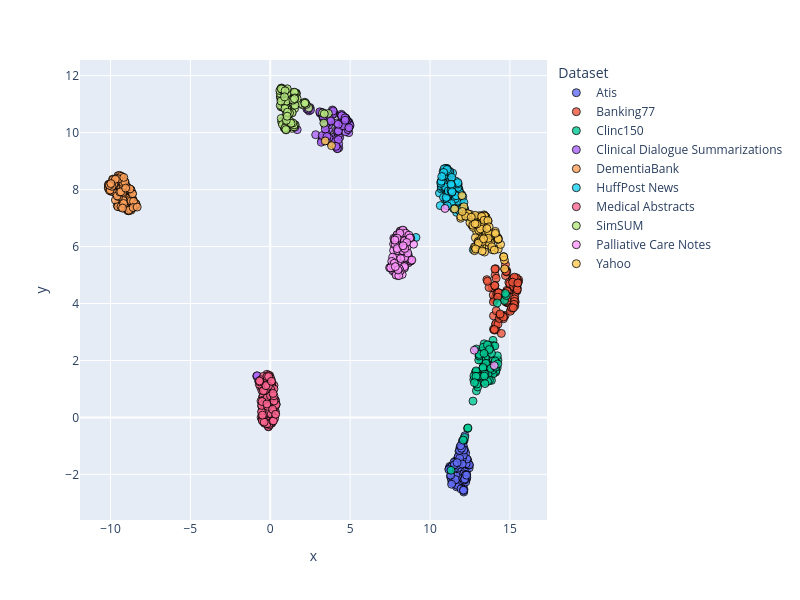

The cell this chart's notebook holds for it:
### Code cell
dimensionality_reduction_plots(file_paths="./outputsTest/*/mean_model_zero_shot_classification.csv", file_name = 'TestZero')

### Figure 1 — Plotly figure (JSON) as saved in the notebook; plotly's stock layout.template omitted (floating-point values rounded to 4 significant figures)
{"data": [{"customdata": [["atis_230"], ["atis_239"], ["atis_136"], ["atis_210"], ["atis_304"], ["atis_108"], ["atis_138"], ["atis_134"], ["atis_101"], ["atis_188"], ["atis_212"], ["atis_120"], ["atis_112"], ["atis_193"], ["atis_148"], ["atis_210"], ["atis_206"], ["atis_145"], ["atis_128"], ["atis_118"], ["atis_129"], ["atis_153"], ["atis_11"], ["atis_128"], ["atis_268"], ["atis_116"], ["atis_148"], ["atis_11"], ["atis_156"], ["atis_117"], ["atis_151"], ["atis_20"], ["atis_10"], ["atis_154"], ["atis_15"], ["atis_144"], ["atis_137"], ["atis_177"], ["atis_425"], ["atis_132"], ["atis_168"], ["atis_100"], ["atis_150"], ["atis_128"], ["atis_10"], ["atis_122"], ["atis_106"], ["atis_188"], ["atis_270"], ["atis_15"], ["atis_275"], ["atis_10"], ["atis_117"], ["atis_109"], ["atis_13"], ["atis_185"], ["atis_101"], ["atis_101"], ["atis_25"], ["atis_129"], ["atis_218"], ["atis_118"], ["atis_124"], ["atis_227"], ["atis_209"], ["atis_180"], ["atis_153"], ["atis_13"], ["atis_108"], ["atis_199"], ["atis_105"], ["atis_257"], ["atis_0"], ["atis_198"], ["atis_204"], ["atis_157"], ["atis_112"], ["atis_125"], ["atis_267"], ["atis_199"], ["atis_115"], ["atis_126"], ["atis_187"], ["atis_544"], ["atis_232"], ["atis_217"], ["atis_116"], ["atis_164"], ["atis_111"], ["atis_112"], ["atis_276"], ["atis_100"], ["atis_12"], ["atis_130"], ["atis_110"], ["atis_152"], ["atis_17"], ["atis_150"], ["atis_3"], ["atis_171"]], "hovertemplate": "Dataset=Atis<br>x=%{x}<br>y=%{y}<br>doc_id=%{customdata[0]}<extra></extra>", "legendgroup": "Atis", "marker": {"color": "#636efa", "line": {"color": "black", "width": 1}, "opacity": 0.8, "size": 8, "symbol": "circle"}, "mode": "markers", "name": "Atis", "orientation": "v", "showlegend": true, "type": "scatter", "x": [12.36, 12.14, 11.57, 11.88, 12.33, 12.1, 12.11, 11.74, 12.28, 11.86, 12.07, 11.51, 11.48, 12.43, 11.92, 12.1, 12.01, 12.12, 12.28, 11.66, 11.75, 12.15, 12.04, 12.17, 11.55, 11.98, 11.81, 11.46, 12.24, 12.29, 11.28, 11.57, 11.46, 11.99, 11.35, 11.28, 12.12, 11.88, 11.69, 11.82, 12.04, 12.26, 11.76, 11.24, 11.58, 11.39, 12.44, 11.2, 12.46, 11.64, 12.44, 11.68, 11.62, 12.17, 12.08, 12.11, 12.02, 11.6, 12.24, 11.55, 12.23, 11.94, 11.61, 11.26, 12.05, 12.3, 11.58, 12.11, 12.38, 12.34, 12.47, 11.39, 12.09, 12.26, 11.35, 11.35, 11.5, 12.24, 12.08, 11.3, 12.18, 11.71, 12.32, 12.02, 12.09, 11.86, 12.18, 12.02, 12.03, 11.53, 12.13, 12.21, 12.13, 11.18, 11.85, 12.18, 11.69, 11.97, 11.92, 12.29], "xaxis": "x", "y": [-1.508, -0.8064, -1.543, -1.047, -1.493, -0.7706, -2.617, -2.333, -1.873, -2.046, -2.15, -2.239, -1.715, -1.674, -1.066, -2.337, -2.253, -2.516, -2.155, -2.434, -1.412, -1.111, -2.238, -1.212, -1.772, -1.665, -1.187, -2.281, -1.251, -2.003, -2.08, -2.322, -2.249, -1.255, -2.199, -1.759, -2.067, -1.872, -2.381, -1.754, -1.013, -2.186, -1.377, -1.721, -2.18, -2.286, -1.679, -1.798, -1.769, -2.17, -1.664, -2.066, -1.564, -1.903, -1.165, -1.98, -2.227, -2.186, -2.007, -1.781, -2.17, -2.508, -1.623, -1.779, -2.133, -2.113, -1.66, -2.568, -1.656, -1.643, -1.663, -1.704, -2.554, -1.623, -1.731, -2.345, -1.575, -2.263, -0.995, -2.028, -0.6405, -1.677, -1.459, -1.443, -1.322, -1.436, -2.184, -1.636, -0.8277, -1.66, -2.196, -2.027, -1.142, -1.828, -1.16, -2.159, -1.585, -1.082, -0.9925, -2.026], "yaxis": "y"}, {"customdata": [["atis_234"], ["atis_245"], ["atis_15"], ["atis_249"], ["atis_314"], ["atis_128"], ["atis_176"], ["atis_15"], ["atis_246"], ["atis_239"], ["atis_283"], ["atis_299"], ["atis_220"], ["atis_372"], ["atis_15"], ["atis_259"], ["atis_249"], ["atis_195"], ["atis_196"], ["atis_155"], ["atis_144"], ["atis_211"], ["atis_24"], ["atis_158"], ["atis_330"], ["atis_173"], ["atis_383"], ["atis_380"], ["atis_211"], ["atis_233"], ["atis_166"], ["atis_27"], ["atis_126"], ["atis_223"], ["atis_161"], ["atis_189"], ["atis_146"], ["atis_243"], ["atis_475"], ["atis_151"], ["atis_221"], ["atis_148"], ["atis_200"], ["atis_225"], ["atis_271"], ["atis_222"], ["atis_116"], ["atis_199"], ["atis_303"], ["atis_249"], ["atis_276"], ["atis_133"], ["atis_169"], ["atis_22"], ["atis_168"], ["atis_216"], ["atis_170"], ["atis_146"], ["atis_289"], ["atis_185"], ["atis_290"], ["atis_283"], ["atis_130"], ["atis_257"], ["atis_305"], ["atis_236"], ["atis_194"], ["atis_143"], ["atis_166"], ["atis_216"], ["atis_208"], ["atis_271"], ["atis_134"], ["atis_334"], ["atis_271"], ["atis_182"], ["atis_359"], ["atis_136"], ["atis_297"], ["atis_303"], ["atis_196"], ["atis_159"], ["atis_252"], ["atis_586"], ["atis_410"], ["atis_255"], ["atis_146"], ["atis_18"], ["atis_118"], ["atis_275"], ["atis_294"], ["atis_119"], ["atis_171"], ["atis_154"], ["atis_215"], ["atis_158"], ["atis_239"], ["atis_297"], ["atis_343"], ["atis_196"]], "hovertemplate": "Dataset=Banking77<br>x=%{x}<br>y=%{y}<br>doc_id=%{customdata[0]}<extra></extra>", "legendgroup": "Banking77", "marker": {"color": "#EF553B", "line": {"color": "black", "width": 1}, "opacity": 0.8, "size": 8, "symbol": "circle"}, "mode": "markers", "name": "Banking77", "orientation": "v", "showlegend": true, "type": "scatter", "x": [15.45, 15.25, 15.16, 15.55, 15.03, 14.79, 14.4, 14.03, 14.13, 14.68, 14.07, 15.27, 15.35, 14.73, 14.08, 15.08, 14.7, 14.1, 14.75, 14.87, 15.53, 14.16, 15.33, 15.39, 14.11, 13.97, 13.9, 14.14, 14.79, 15.17, 14.46, 14.8, 15.44, 14.33, 13.07, 15.07, 14.72, 14.17, 15.3, 13.96, 14.84, 14.94, 15.36, 14.02, 14.51, 14.81, 14.74, 14.18, 14.88, 15.21, 14.81, 14.99, 15.39, 13.56, 13.7, 14.71, 14.83, 14.06, 15.14, 13.97, 14.11, 15.42, 15.39, 15.24, 14.06, 15.31, 14.97, 15.29, 14.25, 14.25, 15.29, 15.19, 15.47, 14.58, 15.31, 14.3, 14.76, 15.43, 15.41, 15.27, 15.27, 14.6, 15.46, 14.05, 14.34, 13.97, 15.03, 14.84, 13.6, 14.72, 15.11, 15.17, 15.22, 14.14, 14.41, 14.24, 14.6, 14.39, 15.5, 14.03], "xaxis": "x", "y": [4.861, 4.873, 3.887, 4.832, 4.645, 4.143, 3.522, 4.127, 3.073, 5.213, 4.175, 4.466, 4.784, 4.979, 4.997, 3.975, 3.582, 5.222, 4.366, 4.038, 4.757, 4.215, 4.055, 4.617, 3.259, 3.1, 4.556, 4.884, 5.158, 4.866, 2.95, 4.41, 4.439, 3.585, 2.154, 3.783, 4.362, 4.251, 4.827, 4.296, 4.027, 4.739, 4.517, 3.067, 4.335, 5.107, 4.055, 4.353, 4.042, 3.934, 4.462, 4.697, 4.449, 4.837, 4.562, 4.174, 4.106, 4.634, 3.826, 3.567, 3.293, 4.779, 4.543, 4.594, 5.207, 4.244, 4.221, 4.16, 3.275, 4.388, 4.072, 4.877, 4.537, 3.559, 3.919, 4.374, 5.127, 4.617, 4.905, 4.925, 3.97, 3.464, 4.481, 4.628, 3.474, 4.059, 3.729, 4.422, 4.781, 5.368, 3.856, 4.748, 3.849, 3.747, 3.584, 4.223, 3.527, 3.634, 4.72, 3.088], "yaxis": "y"}, {"customdata": [["atis_253"], ["atis_378"], ["atis_156"], ["atis_270"], ["atis_321"], ["atis_155"], ["atis_280"], ["atis_20"], ["atis_274"], ["atis_426"], ["atis_34"], ["atis_309"], ["atis_299"], ["atis_376"], ["atis_305"], ["atis_372"], ["atis_251"], ["atis_369"], ["atis_230"], ["atis_185"], ["atis_239"], ["atis_286"], ["atis_259"], ["atis_197"], ["atis_349"], ["atis_209"], ["atis_395"], ["atis_405"], ["atis_252"], ["atis_261"], ["atis_315"], ["atis_337"], ["atis_141"], ["atis_249"], ["atis_207"], ["atis_229"], ["atis_246"], ["atis_305"], ["atis_559"], ["atis_242"], ["atis_277"], ["atis_268"], ["atis_273"], ["atis_292"], ["atis_28"], ["atis_290"], ["atis_122"], ["atis_220"], ["atis_347"], ["atis_368"], ["atis_279"], ["atis_298"], ["atis_174"], ["atis_220"], ["atis_201"], ["atis_251"], ["atis_226"], ["atis_247"], ["atis_297"], ["atis_233"], ["atis_436"], ["atis_487"], ["atis_164"], ["atis_265"], ["atis_344"], ["atis_256"], ["atis_234"], ["atis_189"], ["atis_223"], ["atis_230"], ["atis_240"], ["atis_325"], ["atis_200"], ["atis_389"], ["atis_282"], ["atis_2"], ["atis_389"], ["atis_258"], ["atis_520"], ["atis_356"], ["atis_317"], ["atis_181"], ["atis_320"], ["atis_642"], ["atis_418"], ["atis_317"], ["atis_32"], ["atis_220"], ["atis_191"], ["atis_297"], ["atis_361"], ["atis_220"], ["atis_200"], ["atis_165"], ["atis_394"], ["atis_18"], ["atis_274"], ["atis_318"], ["atis_360"], ["atis_256"]], "hovertemplate": "Dataset=Clinc150<br>x=%{x}<br>y=%{y}<br>doc_id=%{customdata[0]}<extra></extra>", "legendgroup": "Clinc150", "marker": {"color": "#00cc96", "line": {"color": "black", "width": 1}, "opacity": 0.8, "size": 8, "symbol": "circle"}, "mode": "markers", "name": "Clinc150", "orientation": "v", "showlegend": true, "type": "scatter", "x": [13.65, 12.9, 14.01, 13.31, 13.33, 13.95, 13.53, 13.6, 13.72, 13.5, 13.16, 13.72, 13.51, 12.35, 13.96, 12.84, 13.38, 13.39, 13.67, 14.25, 13.81, 13.79, 13.13, 13.94, 13.49, 13.98, 14.2, 12.89, 13.04, 12.9, 12.99, 12.74, 14.66, 13.19, 13.37, 14.01, 13.45, 13.96, 13.7, 13.88, 14.22, 13.39, 14.78, 14.72, 13.47, 14.09, 13.21, 13.52, 13.36, 13.5, 13.3, 13.31, 14.05, 13.05, 14.06, 13.86, 14.01, 14.11, 14.12, 13.49, 14.06, 13.33, 13.95, 12.88, 13.15, 12.75, 13.22, 12.91, 13.92, 13.01, 14.21, 13.85, 14.06, 13.73, 12.17, 13.08, 12.37, 13.23, 13.08, 13.63, 13.33, 13.8, 12.93, 13.43, 14.07, 13.85, 12.88, 13.72, 13.59, 13.71, 13.38, 11.32, 12.78, 12.08, 14.11, 13.6, 13.4, 12.69, 13.44, 14.25], "xaxis": "x", "y": [1.591, 0.9356, 1.741, 2.133, 1.74, 1.989, 1.825, 2.292, 1.704, 1.885, 2.236, 1.483, 1.376, -0.3874, 1.729, 1.577, 2.309, 2.366, 2.31, 2.013, 1.718, 2.464, 2.332, 2.706, 2.059, 1.785, 1.741, 1.364, 1.535, 1.596, 1.071, 1.33, 4.106, 1.4, 1.257, 1.866, 1.56, 2.519, 2.533, 1.828, 2.165, 2.585, 4.28, 4.352, 2.135, 1.801, 2.012, 1.358, 1.784, 1.901, 1.708, 1.752, 1.905, 2.016, 2.509, 1.716, 1.711, 1.588, 1.637, 1.402, 1.932, 2.319, 1.531, 1.634, 2.213, 1.456, 1.448, 2.403, 1.666, 1.445, 4.018, 2.25, 1.805, 2.428, -0.704, 2.157, -0.3686, 2.315, 2.212, 1.518, 2.462, 1.721, 1.172, 1.515, 1.984, 1.301, 1.444, 1.302, 2.55, 2.383, 2.248, -1.856, 1.222, -0.7963, 1.764, 1.265, 1.45, 0.5741, 1.188, 1.878], "yaxis": "y"}, {"customdata": [["atis_261"], ["atis_463"], ["atis_239"], ["atis_386"], ["atis_334"], ["atis_21"], ["atis_437"], ["atis_241"], ["atis_427"], ["atis_488"], ["atis_39"], ["atis_324"], ["atis_313"], ["atis_407"], ["atis_32"], ["atis_412"], ["atis_311"], ["atis_407"], ["atis_276"], ["atis_325"], ["atis_381"], ["atis_300"], ["atis_337"], ["atis_224"], ["atis_397"], ["atis_276"], ["atis_468"], ["atis_441"], ["atis_360"], ["atis_304"], ["atis_357"], ["atis_404"], ["atis_237"], ["atis_269"], ["atis_254"], ["atis_317"], ["atis_385"], ["atis_316"], ["atis_562"], ["atis_38"], ["atis_304"], ["atis_345"], ["atis_336"], ["atis_338"], ["atis_335"], ["atis_457"], ["atis_187"], ["atis_24"], ["atis_355"], ["atis_417"], ["atis_303"], ["atis_347"], ["atis_318"], ["atis_235"], ["atis_210"], ["atis_26"], ["atis_28"], ["atis_361"], ["atis_409"], ["atis_447"], ["atis_455"], ["atis_488"], ["atis_252"], ["atis_356"], ["atis_367"], ["atis_292"], ["atis_294"], ["atis_206"], ["atis_326"], ["atis_237"], ["atis_288"], ["atis_338"], ["atis_213"], ["atis_398"], ["atis_302"], ["atis_27"], ["atis_430"], ["atis_310"], ["atis_547"], ["atis_36"], ["atis_421"], ["atis_227"], ["atis_324"], ["atis_645"], ["atis_453"], ["atis_454"], ["atis_42"], ["atis_239"], ["atis_246"], ["atis_337"], ["atis_394"], ["atis_313"], ["atis_223"], ["atis_188"], ["atis_396"], ["atis_379"], ["atis_300"], ["atis_389"], ["atis_398"], ["atis_430"]], "hovertemplate": "Dataset=Clinical Dialogue Summarizations<br>x=%{x}<br>y=%{y}<br>doc_id=%{customdata[0]}<extra></extra>", "legendgroup": "Clinical Dialogue Summarizations", "marker": {"color": "#ab63fa", "line": {"color": "black", "width": 1}, "opacity": 0.8, "size": 8, "symbol": "circle"}, "mode": "markers", "name": "Clinical Dialogue Summarizations", "orientation": "v", "showlegend": true, "type": "scatter", "x": [3.252, 4.14, 3.465, 3.301, 3.185, 3.347, 3.284, 4.45, -0.8466, 3.889, 3.761, 3.887, 4.943, 4.148, 3.559, 3.822, 4.352, 3.507, 4.26, 4.03, 3.309, 4.292, 4.941, 3.464, 4.193, 3.987, 4.928, 3.495, 4.89, 4.517, 2.49, 3.956, 4.916, 3.89, 3.833, 4.723, 3.637, 4.862, 4.213, 2.457, 4.761, 2.844, 4.969, 2.423, 4.6, 3.232, 3.86, 3.748, 4.714, 3.121, 4.56, 3.664, 3.194, 4.993, 3.629, -0.7325, 3.27, 3.931, 2.295, 4.81, -0.8175, 3.505, 4.147, 4.598, 4.542, 3.16, 3.257, 4.268, 3.449, 4.74, 3.686, 3.901, 3.688, 4.686, 4.444, 3.715, 4.085, 4.473, 3.516, 3.308, 3.307, 4.285, 4.868, 4.645, 1.686, 4.68, 4.2, 3.938, 4.556, 4.923, 3.1, 4.261, 2.52, 3.796, 2.371, 3.445, 3.558, 4.257, 4.688, 4.118], "xaxis": "x", "y": [10.64, 10.07, 10.31, 10.68, 10.7, 10.53, 9.804, 10.64, 1.449, 9.615, 9.67, 10.72, 10.23, 10.33, 10.59, 9.84, 9.84, 9.786, 9.881, 9.75, 10.51, 9.463, 10.3, 10.51, 9.444, 10.66, 10.36, 9.721, 10.37, 10.45, 10.88, 10.73, 9.997, 10.79, 9.639, 10.03, 10.11, 10.37, 10.04, 10.84, 10.47, 9.924, 10.22, 10.76, 10.3, 9.717, 10.63, 10.56, 10.52, 10.68, 10.58, 10.27, 9.661, 10.26, 10.37, 1.291, 10.7, 10.72, 10.83, 10.42, 1.464, 9.99, 9.489, 10.35, 10.32, 10.71, 9.894, 10.06, 10.25, 10.48, 9.774, 10.63, 9.817, 10.35, 10.59, 10.48, 9.686, 10.6, 9.72, 10.62, 10.56, 9.606, 10.11, 10.39, 10.1, 10.52, 9.435, 10.76, 10.24, 10.17, 10.73, 9.753, 10.8, 10.4, 10.82, 10.12, 9.864, 10.29, 10.43, 9.517], "yaxis": "y"}, {"customdata": [["atis_447"], ["atis_488"], ["atis_392"], ["atis_397"], ["atis_401"], ["atis_381"], ["atis_525"], ["atis_473"], ["atis_469"], ["atis_514"], ["atis_428"], ["atis_329"], ["atis_441"], ["atis_448"], ["atis_424"], ["atis_422"], ["atis_456"], ["atis_451"], ["atis_478"], ["atis_391"], ["atis_392"], ["atis_34"], ["atis_388"], ["atis_243"], ["atis_503"], ["atis_285"], ["atis_469"], ["atis_467"], ["atis_510"], ["atis_334"], ["atis_537"], ["atis_407"], ["atis_386"], ["atis_325"], ["atis_278"], ["atis_523"], ["atis_416"], ["atis_365"], ["atis_57"], ["atis_525"], ["atis_320"], ["atis_351"], ["atis_348"], ["atis_351"], ["atis_405"], ["atis_474"], ["atis_288"], ["atis_364"], ["atis_368"], ["atis_554"], ["atis_316"], ["atis_479"], ["atis_360"], ["atis_280"], ["atis_32"], ["atis_298"], ["atis_280"], ["atis_364"], ["atis_455"], ["atis_46"], ["atis_513"], ["atis_526"], ["atis_352"], ["atis_383"], ["atis_400"], ["atis_420"], ["atis_386"], ["atis_284"], ["atis_403"], ["atis_250"], ["atis_325"], ["atis_454"], ["atis_264"], ["atis_494"], ["atis_353"], ["atis_279"], ["atis_465"], ["atis_516"], ["atis_553"], ["atis_405"], ["atis_424"], ["atis_380"], ["atis_338"], ["atis_646"], ["atis_467"], ["atis_464"], ["atis_490"], ["atis_244"], ["atis_289"], ["atis_403"], ["atis_402"], ["atis_316"], ["atis_232"], ["atis_228"], ["atis_428"], ["atis_41"], ["atis_421"], ["atis_563"], ["atis_512"], ["atis_44"]], "hovertemplate": "Dataset=DementiaBank<br>x=%{x}<br>y=%{y}<br>doc_id=%{customdata[0]}<extra></extra>", "legendgroup": "DementiaBank", "marker": {"color": "#FFA15A", "line": {"color": "black", "width": 1}, "opacity": 0.8, "size": 8, "symbol": "circle"}, "mode": "markers", "name": "DementiaBank", "orientation": "v", "showlegend": true, "type": "scatter", "x": [-10.03, -8.583, -9.203, -9.369, -9.022, -9.208, -9.078, -8.774, -9.401, -9.151, -8.673, -9.575, -9.201, -9.063, -10.05, -9.866, -8.724, -9.231, -9.437, -9.381, -9.531, -8.417, -9.318, -8.438, -9.353, -8.861, -9.488, -9.856, -9.25, -10.13, -10.08, -9.205, -9.262, -8.671, -8.977, -9.068, -9.435, -8.588, -10.13, -9.766, -8.639, -8.816, -9.69, -9.197, -9.34, -8.892, -8.841, -9.976, -8.965, -9.085, -8.713, -9.783, -8.887, -8.471, -9.058, -9.536, -8.76, -9.489, -9.949, -8.608, -8.719, -10.13, -10.03, -9.919, -9.34, -9.673, -8.728, -9.581, -8.954, -8.404, -8.714, -9.833, -9.028, -9.242, -9.422, -10.06, -9.236, -10.01, -9.177, -10.1, -8.413, -9.23, -9.104, -9.906, -9.349, -8.617, -8.558, -9.635, -8.856, -9.482, -8.584, -9.696, -10.06, -9.166, -9.177, -9.247, -8.778, -9.051, -9.974, -8.328], "xaxis": "x", "y": [7.998, 7.638, 7.812, 8.253, 8.099, 7.815, 7.991, 7.831, 8.001, 8.0, 7.452, 7.44, 8.29, 7.708, 8.107, 8.363, 7.98, 7.368, 7.391, 8.05, 8.486, 7.47, 8.439, 7.412, 8.469, 7.963, 7.511, 8.126, 7.811, 8.07, 8.185, 7.392, 8.441, 7.324, 7.3, 7.596, 8.497, 7.616, 8.167, 8.169, 7.862, 7.989, 7.631, 7.616, 8.464, 7.258, 7.984, 7.95, 8.047, 8.264, 7.988, 8.204, 7.256, 7.444, 7.356, 7.399, 7.66, 7.754, 8.014, 7.58, 7.275, 8.044, 8.088, 7.929, 7.399, 7.869, 7.317, 7.778, 8.088, 7.5, 7.597, 8.352, 8.124, 7.9, 7.918, 7.964, 8.167, 7.985, 8.116, 8.182, 7.477, 8.245, 8.27, 8.113, 7.921, 7.852, 7.585, 8.39, 7.273, 8.376, 7.369, 8.359, 8.147, 8.427, 7.51, 7.348, 8.023, 8.051, 8.211, 7.386], "yaxis": "y"}, {"customdata": [["atis_493"], ["atis_52"], ["atis_487"], ["atis_505"], ["atis_48"], ["atis_384"], ["atis_547"], ["atis_504"], ["atis_495"], ["atis_54"], ["atis_438"], ["atis_34"], ["atis_493"], ["atis_478"], ["atis_466"], ["atis_462"], ["atis_50"], ["atis_475"], ["atis_546"], ["atis_543"], ["atis_469"], ["atis_350"], ["atis_391"], ["atis_369"], ["atis_524"], ["atis_360"], ["atis_545"], ["atis_552"], ["atis_523"], ["atis_424"], ["atis_612"], ["atis_408"], ["atis_458"], ["atis_392"], ["atis_335"], ["atis_529"], ["atis_641"], ["atis_455"], ["atis_587"], ["atis_577"], ["atis_382"], ["atis_410"], ["atis_392"], ["atis_410"], ["atis_460"], ["atis_486"], ["atis_305"], ["atis_392"], ["atis_375"], ["atis_577"], ["atis_323"], ["atis_533"], ["atis_399"], ["atis_338"], ["atis_356"], ["atis_307"], ["atis_338"], ["atis_368"], ["atis_482"], ["atis_481"], ["atis_538"], ["atis_538"], ["atis_388"], ["atis_405"], ["atis_607"], ["atis_443"], ["atis_445"], ["atis_345"], ["atis_443"], ["atis_327"], ["atis_389"], ["atis_476"], ["atis_294"], ["atis_511"], ["atis_507"], ["atis_425"], ["atis_472"], ["atis_602"], ["atis_578"], ["atis_434"], ["atis_510"], ["atis_46"], ["atis_541"], ["atis_692"], ["atis_620"], ["atis_470"], ["atis_543"], ["atis_374"], ["atis_293"], ["atis_413"], ["atis_407"], ["atis_432"], ["atis_29"], ["atis_258"], ["atis_490"], ["atis_422"], ["atis_471"], ["atis_567"], ["atis_518"], ["atis_443"]], "hovertemplate": "Dataset=HuffPost News<br>x=%{x}<br>y=%{y}<br>doc_id=%{customdata[0]}<extra></extra>", "legendgroup": "HuffPost News", "marker": {"color": "#19d3f3", "line": {"color": "black", "width": 1}, "opacity": 0.8, "size": 8, "symbol": "circle"}, "mode": "markers", "name": "HuffPost News", "orientation": "v", "showlegend": true, "type": "scatter", "x": [11.06, 11.42, 11.05, 10.85, 12.14, 10.71, 11.09, 11.66, 12.17, 11.63, 12.04, 11.03, 11.57, 11.98, 9.12, 13.44, 10.99, 10.59, 11.27, 11.03, 11.34, 11.75, 11.35, 11.42, 11.46, 10.7, 11.8, 11.09, 11.44, 11.83, 12.71, 11.15, 11.36, 11.82, 11.75, 10.82, 11.86, 10.96, 10.85, 11.52, 10.7, 11.94, 11.06, 10.92, 11.33, 10.82, 11.23, 11.4, 12.39, 11.12, 11.75, 8.635, 10.84, 12.71, 11.21, 12.91, 10.98, 11.75, 11.59, 10.64, 11.63, 11.07, 12.05, 11.07, 11.75, 11.02, 11.14, 12.12, 11.81, 11.01, 11.06, 11.37, 10.68, 11.41, 11.6, 10.68, 11.24, 11.23, 11.32, 11.14, 10.7, 10.97, 10.89, 11.07, 13.56, 10.85, 12.15, 10.85, 11.75, 11.36, 11.34, 12.0, 11.37, 11.47, 11.32, 11.08, 10.74, 12.4, 11.39, 13.48], "xaxis": "x", "y": [8.21, 7.578, 8.079, 8.409, 7.326, 8.136, 8.471, 7.199, 7.311, 7.883, 7.078, 7.687, 7.384, 7.82, 6.318, 6.521, 8.149, 7.877, 7.623, 8.667, 7.419, 7.336, 8.14, 7.97, 7.388, 8.022, 8.037, 7.651, 7.485, 7.925, 6.927, 8.563, 7.843, 7.987, 8.165, 8.057, 7.896, 7.656, 7.727, 7.815, 8.12, 7.603, 8.528, 8.071, 7.481, 8.637, 8.525, 8.084, 7.03, 7.965, 7.588, 5.699, 8.228, 5.89, 8.021, 6.007, 8.089, 8.074, 7.679, 7.436, 7.784, 7.653, 7.747, 8.736, 8.201, 7.723, 7.949, 7.547, 7.269, 8.745, 8.727, 7.9, 8.269, 8.579, 8.301, 8.218, 8.593, 8.641, 7.98, 8.654, 8.293, 8.735, 8.73, 8.706, 6.447, 8.47, 7.215, 8.601, 8.245, 8.429, 7.51, 7.33, 8.138, 7.332, 8.186, 7.428, 8.457, 7.067, 7.923, 6.851], "yaxis": "y"}, {"customdata": [["atis_609"], ["atis_582"], ["atis_488"], ["atis_52"], ["atis_558"], ["atis_568"], ["atis_574"], ["atis_545"], ["atis_521"], ["atis_597"], ["atis_487"], ["atis_364"], ["atis_524"], ["atis_498"], ["atis_470"], ["atis_478"], ["atis_656"], ["atis_483"], ["atis_599"], ["atis_593"], ["atis_495"], ["atis_527"], ["atis_439"], ["atis_48"], ["atis_531"], ["atis_385"], ["atis_581"], ["atis_6"], ["atis_647"], ["atis_483"], ["atis_658"], ["atis_479"], ["atis_586"], ["atis_422"], ["atis_40"], ["atis_573"], ["atis_643"], ["atis_493"], ["atis_599"], ["atis_673"], ["atis_413"], ["atis_551"], ["atis_537"], ["atis_426"], ["atis_521"], ["atis_539"], ["atis_372"], ["atis_441"], ["atis_395"], ["atis_630"], ["atis_389"], ["atis_580"], ["atis_536"], ["atis_396"], ["atis_415"], ["atis_426"], ["atis_382"], ["atis_459"], ["atis_531"], ["atis_535"], ["atis_660"], ["atis_57"], ["atis_475"], ["atis_439"], ["atis_621"], ["atis_502"], ["atis_454"], ["atis_622"], ["atis_491"], ["atis_410"], ["atis_489"], ["atis_522"], ["atis_384"], ["atis_517"], ["atis_595"], ["atis_540"], ["atis_603"], ["atis_614"], ["atis_636"], ["atis_436"], ["atis_524"], ["atis_614"], ["atis_58"], ["atis_694"], ["atis_655"], ["atis_479"], ["atis_618"], ["atis_379"], ["atis_378"], ["atis_514"], ["atis_469"], ["atis_446"], ["atis_387"], ["atis_356"], ["atis_512"], ["atis_482"], ["atis_530"], ["atis_586"], ["atis_605"], ["atis_455"]], "hovertemplate": "Dataset=Medical Abstracts<br>x=%{x}<br>y=%{y}<br>doc_id=%{customdata[0]}<extra></extra>", "legendgroup": "Medical Abstracts", "marker": {"color": "#FF6692", "line": {"color": "black", "width": 1}, "opacity": 0.8, "size": 8, "symbol": "circle"}, "mode": "markers", "name": "Medical Abstracts", "orientation": "v", "showlegend": true, "type": "scatter", "x": [0.1032, -0.1137, 0.1052, 0.02183, -0.03424, -0.1279, 0.3723, -0.2069, 0.2327, -0.4274, -0.2242, 0.1027, 0.08013, -0.4809, 0.09886, -0.06677, -0.5339, 0.2339, 0.07598, 0.2973, -0.4445, 0.01946, -0.1158, 0.3265, -0.4336, 0.05551, -0.2272, -0.4411, 0.2064, -0.4238, -0.5682, -0.366, 0.04661, -0.2803, -0.3963, -0.1061, -0.6075, 0.3283, 0.3057, -0.1378, -0.1519, -0.05446, 0.04488, -0.5731, -0.0895, -0.5246, -0.5085, -0.08681, -0.1995, -0.2616, 0.08755, -0.04833, -0.3462, 0.3063, -0.4787, -0.05289, -0.3094, -0.6879, -0.2835, -0.1937, -0.1106, -0.4265, -0.1161, -0.3937, -0.2758, -0.1835, -0.2001, -0.4968, -0.2064, -0.5779, -0.0728, -0.2307, 0.3624, -0.5462, 0.1356, -0.3926, 0.01906, 0.1611, -0.2082, -0.1043, -0.4913, -0.4883, 0.05898, -0.5295, 0.07428, -0.3792, 0.2349, -0.5046, -0.1647, 0.2312, 0.1755, 0.277, -0.6679, 0.162, 0.2026, -0.4852, 0.1479, 0.3397, -0.6724, -0.2116], "xaxis": "x", "y": [0.9677, 0.5162, -0.1945, -0.1515, 1.471, 1.42, 0.4658, 1.514, 1.127, 0.9475, 1.263, 1.195, 1.113, 0.7161, 0.4808, 1.427, 0.3981, 1.001, 0.6883, 0.3503, 0.7396, 0.9936, -0.3293, 0.2058, 0.6109, 0.5599, 1.031, 1.054, 0.246, 1.442, 1.323, 0.5278, -0.2152, -0.1286, -0.1724, -0.3145, 1.072, 0.6056, 0.1138, 1.227, -0.07604, 1.438, 1.357, 0.0009537, 0.5534, 0.9493, -0.07696, -0.1429, 1.332, 1.095, 1.266, -0.2571, -0.2074, 0.5951, 1.046, -0.2107, 0.944, 1.167, 1.11, 1.143, 1.478, 0.9394, 1.099, 0.06774, 1.118, 0.1697, -0.219, 0.2127, 0.6801, 0.5732, 0.4492, 0.4244, 0.4485, 0.1926, 0.7352, 0.477, 0.7604, 0.02177, 1.435, 1.434, -0.01005, -0.1222, 0.1156, 0.4185, 1.269, -0.1616, 0.5793, 0.5574, 0.3875, 0.7614, 0.8432, -0.0264, 1.248, -0.1313, -0.1174, 0.08032, 0.2847, 0.1111, 1.282, 0.4746], "yaxis": "y"}, {"customdata": [["atis_610"], ["atis_698"], ["atis_514"], ["atis_579"], ["atis_588"], ["atis_581"], ["atis_616"], ["atis_637"], ["atis_685"], ["atis_600"], ["atis_6"], ["atis_5"], ["atis_592"], ["atis_523"], ["atis_575"], ["atis_64"], ["atis_691"], ["atis_554"], ["atis_612"], ["atis_680"], ["atis_611"], ["atis_645"], ["atis_50"], ["atis_634"], ["atis_617"], ["atis_622"], ["atis_675"], ["atis_613"], ["atis_692"], ["atis_612"], ["atis_714"], ["atis_512"], ["atis_587"], ["atis_502"], ["atis_518"], ["atis_603"], ["atis_662"], ["atis_503"], ["atis_643"], ["atis_680"], ["atis_533"], ["atis_65"], ["atis_561"], ["atis_496"], ["atis_593"], ["atis_557"], ["atis_584"], ["atis_468"], ["atis_527"], ["atis_64"], ["atis_470"], ["atis_590"], ["atis_575"], ["atis_432"], ["atis_503"], ["atis_501"], ["atis_482"], ["atis_66"], ["atis_59"], ["atis_628"], ["atis_663"], ["atis_624"], ["atis_481"], ["atis_494"], ["atis_648"], ["atis_572"], ["atis_497"], ["atis_624"], ["atis_558"], ["atis_626"], ["atis_527"], ["atis_523"], ["atis_385"], ["atis_617"], ["atis_656"], ["atis_564"], ["atis_610"], ["atis_624"], ["atis_651"], ["atis_533"], ["atis_539"], ["atis_629"], ["atis_6"], ["atis_701"], ["atis_716"], ["atis_55"], ["atis_688"], ["atis_402"], ["atis_52"], ["atis_615"], ["atis_536"], ["atis_495"], ["atis_406"], ["atis_436"], ["atis_538"], ["atis_510"], ["atis_570"], ["atis_588"], ["atis_698"], ["atis_575"]], "hovertemplate": "Dataset=SimSUM<br>x=%{x}<br>y=%{y}<br>doc_id=%{customdata[0]}<extra></extra>", "legendgroup": "SimSUM", "marker": {"color": "#B6E880", "line": {"color": "black", "width": 1}, "opacity": 0.8, "size": 8, "symbol": "circle"}, "mode": "markers", "name": "SimSUM", "orientation": "v", "showlegend": true, "type": "scatter", "x": [1.12, 0.7445, 0.8023, 1.096, 1.116, 1.026, 2.415, 0.8892, 1.282, 0.8585, 0.7168, 0.9631, 1.016, 1.348, 1.229, 1.633, 0.64, 1.36, 1.425, 1.29, 1.07, 0.6793, 1.446, 1.545, 0.7024, 2.044, 0.7991, 1.142, 0.9936, 1.423, 1.564, 0.9917, 1.187, 1.104, 0.7145, 0.9331, 0.6849, 1.529, 1.02, 1.901, 0.886, 1.548, 0.7714, 0.688, 0.7653, 2.255, 1.375, 1.625, 1.012, 2.159, 1.079, 0.6437, 1.027, 0.6782, 1.487, 0.7194, 0.6272, 1.08, 1.567, 0.9287, 1.496, 1.029, 1.208, 1.113, 2.205, 1.005, 1.417, 0.5999, 0.747, 1.685, 1.048, 1.082, 1.063, 2.162, 0.6277, 1.507, 0.9361, 0.7676, 1.065, 0.7719, 1.098, 3.356, 0.687, 1.007, 1.538, 1.415, 1.516, 0.9212, 0.6708, 3.267, 0.9824, 1.221, 0.9315, 3.637, 1.303, 1.079, 3.383, 1.005, 0.8943, 1.06], "xaxis": "x", "y": [10.46, 10.4, 10.9, 10.36, 10.63, 11.23, 10.87, 10.16, 11.01, 11.0, 10.37, 10.83, 10.21, 10.71, 10.81, 11.38, 11.23, 10.15, 11.13, 11.15, 10.15, 10.9, 11.35, 10.19, 11.32, 10.97, 10.91, 11.23, 10.33, 11.4, 10.27, 10.1, 10.69, 10.18, 11.56, 10.51, 11.26, 10.85, 11.49, 11.02, 10.16, 10.96, 10.89, 10.5, 10.28, 10.99, 10.69, 11.36, 11.4, 11.06, 10.49, 11.26, 10.29, 11.55, 10.2, 11.06, 11.38, 10.85, 11.39, 10.16, 10.27, 11.1, 10.69, 11.39, 11.04, 10.67, 10.34, 11.48, 11.11, 11.2, 10.81, 11.19, 11.39, 11.03, 10.96, 11.42, 10.95, 11.5, 11.54, 11.52, 10.38, 10.33, 11.53, 11.1, 11.22, 11.14, 11.19, 10.84, 11.11, 10.69, 10.1, 10.41, 11.47, 10.67, 10.33, 10.71, 10.66, 10.43, 11.25, 10.57], "yaxis": "y"}, {"customdata": [["atis_650"], ["atis_78"], ["atis_663"], ["atis_647"], ["atis_713"], ["atis_601"], ["atis_655"], ["atis_655"], ["atis_687"], ["atis_619"], ["atis_685"], ["atis_536"], ["atis_604"], ["atis_638"], ["atis_636"], ["atis_695"], ["atis_90"], ["atis_594"], ["atis_666"], ["atis_708"], ["atis_629"], ["atis_663"], ["atis_530"], ["atis_649"], ["atis_646"], ["atis_706"], ["atis_70"], ["atis_648"], ["atis_7"], ["atis_638"], ["atis_717"], ["atis_519"], ["atis_606"], ["atis_592"], ["atis_537"], ["atis_61"], ["atis_712"], ["atis_504"], ["atis_677"], ["atis_685"], ["atis_697"], ["atis_696"], ["atis_619"], ["atis_555"], ["atis_602"], ["atis_558"], ["atis_672"], ["atis_662"], ["atis_569"], ["atis_69"], ["atis_699"], ["atis_602"], ["atis_58"], ["atis_433"], ["atis_657"], ["atis_562"], ["atis_705"], ["atis_693"], ["atis_66"], ["atis_638"], ["atis_688"], ["atis_77"], ["atis_519"], ["atis_623"], ["atis_660"], ["atis_591"], ["atis_5"], ["atis_675"], ["atis_616"], ["atis_662"], ["atis_622"], ["atis_556"], ["atis_604"], ["atis_712"], ["atis_67"], ["atis_642"], ["atis_640"], ["atis_706"], ["atis_83"], ["atis_536"], ["atis_570"], ["atis_64"], ["atis_668"], ["atis_71"], ["atis_9"], ["atis_560"], ["atis_711"], ["atis_461"], ["atis_529"], ["atis_73"], ["atis_660"], ["atis_510"], ["atis_43"], ["atis_685"], ["atis_565"], ["atis_553"], ["atis_618"], ["atis_66"], ["atis_78"], ["atis_673"]], "hovertemplate": "Dataset=Palliative Care Notes<br>x=%{x}<br>y=%{y}<br>doc_id=%{customdata[0]}<extra></extra>", "legendgroup": "Palliative Care Notes", "marker": {"color": "#FF97FF", "line": {"color": "black", "width": 1}, "opacity": 0.8, "size": 8, "symbol": "circle"}, "mode": "markers", "name": "Palliative Care Notes", "orientation": "v", "showlegend": true, "type": "scatter", "x": [7.815, 7.721, 7.892, 8.644, 8.188, 7.772, 7.517, 8.771, 7.673, 8.146, 8.216, 8.718, 7.842, 8.357, 8.091, 8.551, 8.553, 7.983, 7.905, 8.337, 7.978, 8.245, 8.807, 8.529, 7.612, 8.0, 7.668, 7.706, 8.316, 8.12, 8.403, 8.237, 7.932, 8.012, 8.135, 7.905, 8.259, 8.694, 7.721, 8.657, 7.786, 7.947, 7.47, 8.157, 8.569, 8.401, 7.914, 8.155, 8.544, 8.247, 8.797, 8.97, 8.399, 12.78, 8.373, 8.302, 8.59, 8.467, 8.772, 8.374, 7.852, 8.864, 7.664, 7.736, 7.946, 7.961, 8.404, 8.415, 7.874, 8.151, 7.794, 8.474, 7.936, 7.818, 7.719, 8.398, 8.136, 8.076, 14.02, 7.825, 8.117, 8.044, 7.97, 7.604, 7.766, 7.995, 8.3, 8.612, 7.539, 10.94, 8.678, 7.95, 8.739, 8.542, 7.943, 8.421, 7.83, 7.801, 8.309, 8.167], "xaxis": "x", "y": [5.202, 6.084, 6.24, 5.429, 6.516, 5.478, 5.266, 5.486, 5.38, 5.365, 5.28, 6.27, 6.182, 5.615, 5.958, 6.264, 5.967, 5.403, 6.144, 6.554, 5.04, 5.855, 5.498, 6.431, 5.348, 4.988, 5.149, 5.37, 5.296, 5.393, 5.295, 5.943, 6.393, 5.192, 6.544, 5.602, 5.019, 5.578, 5.863, 6.335, 5.117, 6.416, 5.254, 6.138, 6.184, 5.242, 5.009, 6.53, 6.268, 6.077, 6.288, 6.081, 5.296, 2.361, 5.932, 6.575, 5.656, 6.322, 6.308, 6.05, 5.217, 5.526, 5.626, 6.292, 6.114, 6.222, 5.605, 6.262, 4.997, 6.386, 6.269, 6.467, 6.234, 5.286, 5.264, 6.201, 5.142, 5.221, 1.819, 6.066, 6.469, 4.977, 5.858, 5.477, 5.413, 5.179, 5.851, 5.77, 5.252, 7.336, 6.398, 5.927, 6.301, 6.142, 6.293, 5.932, 5.294, 6.227, 6.028, 5.578], "yaxis": "y"}, {"customdata": [["atis_699"], ["atis_93"], ["atis_701"], ["atis_713"], ["atis_87"], ["atis_704"], ["atis_9"], ["atis_686"], ["atis_7"], ["atis_676"], ["atis_7"], ["atis_580"], ["atis_697"], ["atis_66"], ["atis_681"], ["atis_9"], ["atis_99"], ["atis_695"], ["atis_73"], ["atis_78"], ["atis_68"], ["atis_714"], ["atis_637"], ["atis_654"], ["atis_719"], ["atis_719"], ["atis_84"], ["atis_77"], ["atis_721"], ["atis_89"], ["atis_81"], ["atis_603"], ["atis_703"], ["atis_90"], ["atis_648"], ["atis_7"], ["atis_715"], ["atis_543"], ["atis_716"], ["atis_703"], ["atis_7"], ["atis_700"], ["atis_91"], ["atis_642"], ["atis_715"], ["atis_660"], ["atis_74"], ["atis_77"], ["atis_594"], ["atis_719"], ["atis_80"], ["atis_98"], ["atis_85"], ["atis_599"], ["atis_663"], ["atis_62"], ["atis_74"], ["atis_698"], ["atis_84"], ["atis_72"], ["atis_94"], ["atis_85"], ["atis_525"], ["atis_82"], ["atis_97"], ["atis_635"], ["atis_567"], ["atis_695"], ["atis_681"], ["atis_94"], ["atis_96"], ["atis_620"], ["atis_700"], ["atis_719"], ["atis_97"], ["atis_679"], ["atis_684"], ["atis_99"], ["atis_93"], ["atis_697"], ["atis_662"], ["atis_651"], ["atis_688"], ["atis_715"], ["atis_97"], ["atis_630"], ["atis_714"], ["atis_620"], ["atis_63"], ["atis_89"], ["atis_72"], ["atis_569"], ["atis_605"], ["atis_710"], ["atis_651"], ["atis_655"], ["atis_82"], ["atis_666"], ["atis_94"], ["atis_79"]], "hovertemplate": "Dataset=Yahoo<br>x=%{x}<br>y=%{y}<br>doc_id=%{customdata[0]}<extra></extra>", "legendgroup": "Yahoo", "marker": {"color": "#FECB52", "line": {"color": "black", "width": 1}, "opacity": 0.8, "size": 8, "symbol": "circle"}, "mode": "markers", "name": "Yahoo", "orientation": "v", "showlegend": true, "type": "scatter", "x": [13.22, 12.62, 12.62, 13.48, 3.835, 13.48, 12.12, 13.29, 13.6, 12.64, 13.91, 12.5, 13.11, 13.55, 12.87, 13.11, 14.6, 14.66, 13.1, 3.438, 11.92, 14.27, 13.25, 13.27, 13.47, 13.54, 13.38, 13.9, 13.5, 13.49, 12.91, 13.12, 11.54, 11.93, 12.78, 12.71, 13.83, 12.84, 13.77, 13.94, 13.11, 13.63, 13.27, 13.8, 14.62, 12.79, 14.02, 13.41, 13.01, 13.17, 14.42, 13.42, 13.47, 12.82, 14.68, 12.24, 13.49, 13.05, 13.03, 14.28, 14.17, 13.11, 13.1, 13.22, 13.42, 12.51, 12.83, 12.37, 12.23, 14.09, 13.64, 13.23, 12.58, 13.17, 13.3, 13.68, 13.87, 13.38, 13.63, 13.28, 14.23, 14.09, 14.25, 13.03, 13.16, 12.02, 13.7, 14.03, 13.65, 13.56, 12.86, 12.68, 14.27, 13.41, 13.27, 12.94, 14.09, 13.35, 12.81, 12.0], "xaxis": "x", "y": [6.341, 6.747, 7.048, 6.057, 9.543, 7.042, 7.397, 6.88, 6.189, 7.069, 5.886, 6.836, 7.085, 6.313, 6.757, 6.317, 5.647, 5.523, 6.926, 9.705, 6.992, 5.914, 7.052, 6.052, 6.539, 6.869, 7.11, 6.328, 7.039, 6.412, 6.533, 6.166, 7.319, 7.054, 5.99, 6.672, 6.407, 6.309, 6.478, 6.305, 6.793, 6.888, 6.766, 6.116, 5.636, 5.855, 6.382, 7.081, 6.17, 7.045, 6.074, 6.311, 6.943, 5.971, 5.216, 7.159, 6.255, 6.575, 6.183, 6.286, 6.365, 6.161, 6.046, 6.272, 7.069, 7.129, 7.094, 7.153, 7.065, 6.53, 6.151, 7.056, 7.028, 6.723, 6.229, 6.486, 5.993, 6.92, 6.913, 6.175, 6.309, 6.423, 6.25, 6.122, 6.617, 7.23, 6.69, 5.876, 6.289, 6.631, 5.915, 6.747, 6.264, 5.806, 5.842, 6.791, 6.465, 6.274, 6.8, 7.786], "yaxis": "y"}], "layout": {"height": 600, "legend": {"title": {"text": "Dataset"}, "tracegroupgap": 0}, "margin": {"t": 60}, "width": 800, "xaxis": {"anchor": "y", "domain": [0, 1], "title": {"text": "x"}}, "yaxis": {"anchor": "x", "domain": [0, 1], "title": {"text": "y"}}}}
